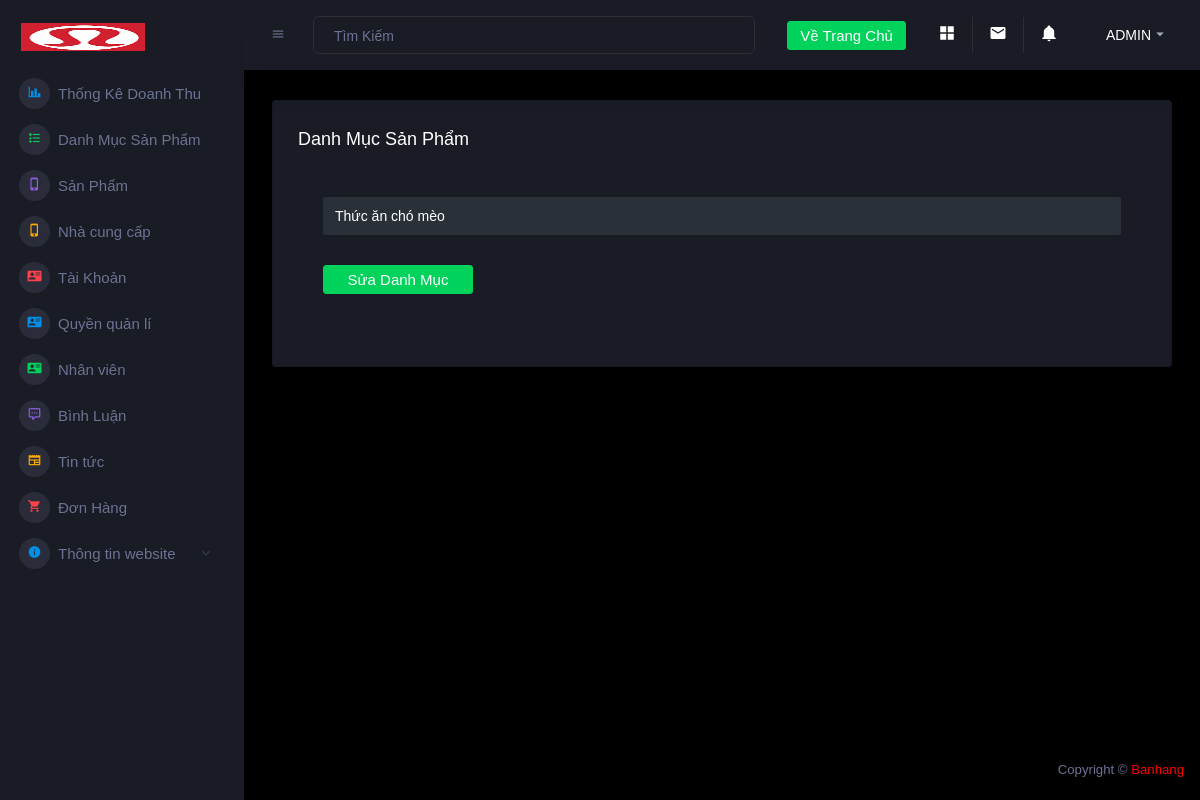
Page /admin/editcategory.php?id=1 (signed in) on the earlier database version.
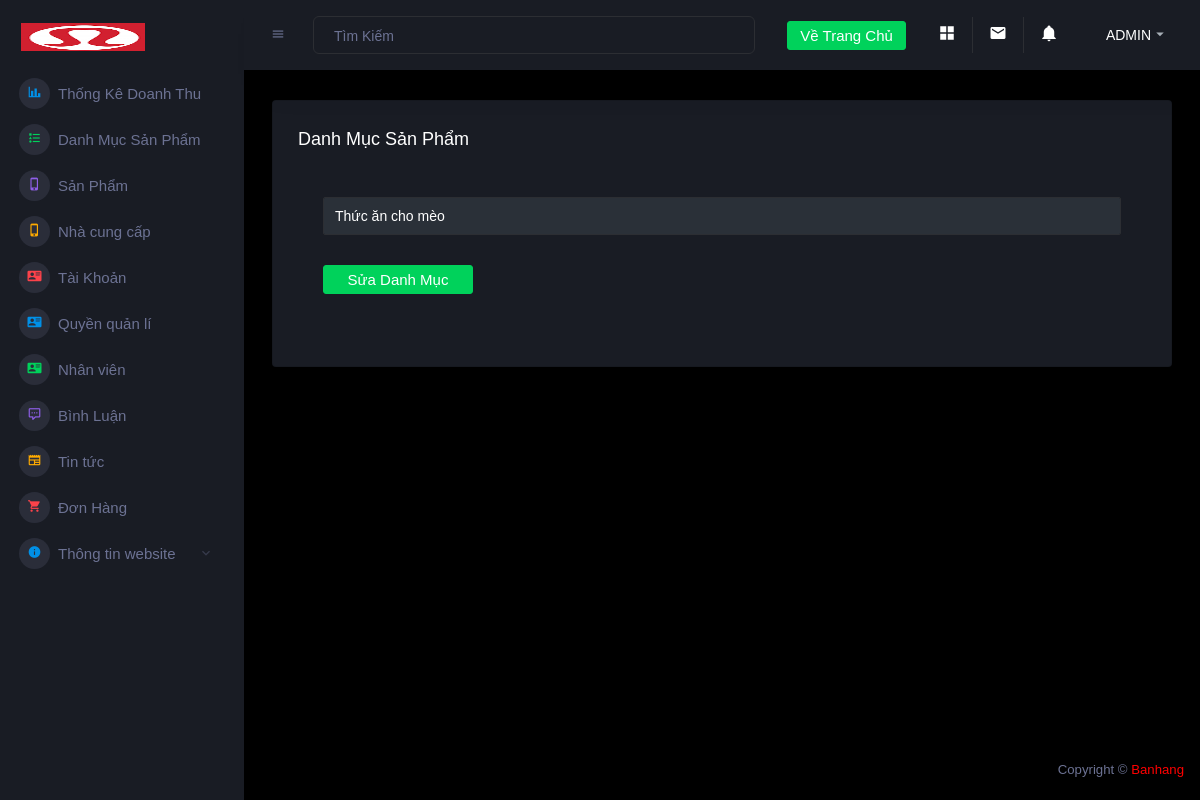
Same page on the later database version.
### tables this page shows
CREATE TABLE `danhmuc` (
  `id_dm` int(11) NOT NULL,
  `danhmuc` varchar(255) NOT NULL
);

### connect.php (called while the page is built, shortened)
<?php
function selectAll($sql)
{
    $result = $GLOBALS['conn']->query($sql);
    return $result;
}

### admin/editcategory.php (the view, shortened to what this page needs)
<?php
include 'header.php';
if (isset($_COOKIE["user"])) {
    $user = $_COOKIE["user"];
    foreach (selectAll("SELECT * FROM taikhoan WHERE taikhoan='$user'") as $row) {
        $permission = $row['phanquyen'];
    }
    if ($permission == 1 || $permission == 0) {
        if (isset($_GET["id"])) {
            foreach (selectAll("SELECT * FROM danhmuc WHERE id_dm={$_GET["id"]}") as $item) {
                $tendm = $item['danhmuc'];
            };
        }
?>
        <div class="main-panel">
            <div class="content-wrapper">
                <div class="row ">
                    <div class="col-12 grid-margin">
                        <div class="card">
                            <div class="card-body addfont">
                                <h4 class="card-title">Danh Mục Sản Phẩm </h4>
                                <div class="table-responsive">
                                    <form action="" method="post" class="card-body">
                                        <div class="form-group">
                                            <input type="text" value="<?= $tendm ?>" class="form-control text-light" name="danhmuc" required placeholder="Danh Mục Sản Phẩm">
                                            <button type="submit" class="btn btn-success btn-fw" style=" margin-top:30px;" name="sua">Sửa Danh Mục</button>
                                        </div>
                                    </form>
                                </div>
                            </div>
                        </div>
                    </div>
                </div>
            </div>
    <?php
    }
}
include 'footer.php';
    ?>

Differences in the rows shown:
changed danhmuc: danhmuc "Thức ăn chó mèo" → "Thức ăn cho mèo"
